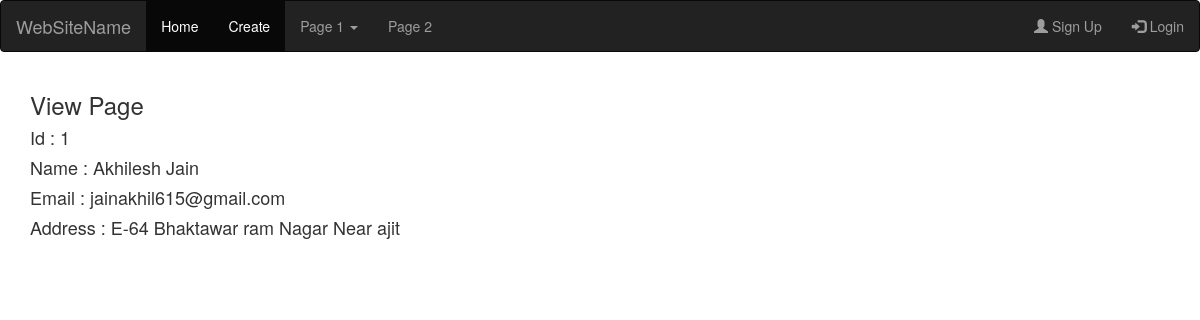
Screenshot of /crud/view?id=1 with the database file from the repository.
### testapp/models.py (models this page shows)
class Employee(models.Model):
    emp_name = models.CharField(max_length=100)
    emp_email = models.EmailField(unique=True)
    emp_address = models.CharField(max_length=250)
    class Meta:
        db_table = 'employee'

### crud/views.py (the view)
def view(req):
    id = req.GET['id']
    data = Employee.objects.get(id=id)
    return render(req, 'crud/view.html',{'data':data})

### crud/templates/crud/view.html (shortened to what this page needs)
{% extends 'header.html' %}
{% block content %}
{% load crispy_forms_tags %}
<h3>View Page </h3>
<h4>Id : {{ data.id }}</h4>
<h4>Name : {{ data.emp_name }}</h4>
<h4>Email : {{ data.emp_email }}</h4>
<h4>Address : {{ data.emp_address }}</h4>
{% endblock %}

### rows the page displays
Employee: id "1", emp_name "Akhilesh Jain", emp_email "jainakhil615@gmail.com", emp_address "E-64 Bhaktawar ram Nagar Near ajit"
